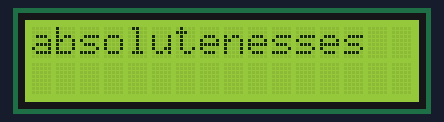
Simulated run of this sketch. Board: Arduino Uno, built with avr-gcc and run on an emulated ATmega328P. Shown: 16×2 character LCD.

Above: at 0.24 s.
At 1.3 s:
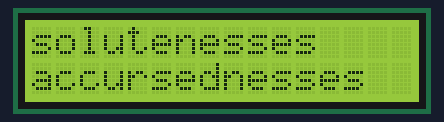
At 6.32 s:
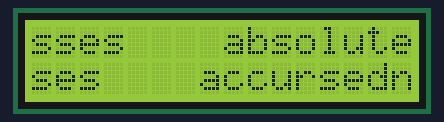
At 11.4 s:
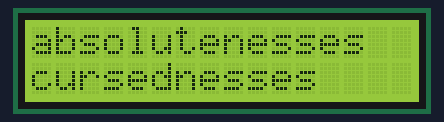
At 12.0 s:
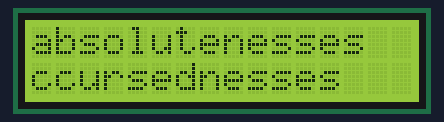
At 12.9 s:
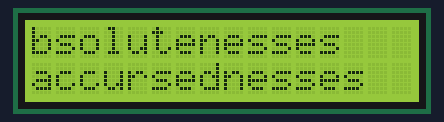

Measured:
- by itself, everything shown: repeats every 12.2 s, in 36 steps
- what the display in image 1 shows lasts 0.6 s, from 1.3 s to 1.9 s

The sketch:

Arduino_project_LCD_4_individualLineScroll.ino
```cpp
// found some code here, which lacks the looping feature I am after:
// http://www.instructables.com/id/Scroll-a-Single-LCD-Line-In-How-to/

#include <LiquidCrystal.h>
LiquidCrystal lcd(2, 3, 8, 9, 10, 11);

String word1 = "absolutenesses";
String word2 = "accursednesses";

String rotString1;
String rotString2;

int startingPos1 = 0;
int startingPos2 = 0;

int line1 = 0;
int line2 = 1;

int delay1 = 350;
int delay2 = 250;

int frame = 0;

void setup() {

  lcd.begin(16, 2);
  lcd.clear();

  rotString1 = word1;
  rotString2 = word2;

}

void loop() {

  scrollLineLeftward(0, 20, 0, rotString1);
  scrollLineRightward(0, 20, 1, rotString2);

  frame++;
}


void scrollLineLeftward (int startingPos, int width, int line, String scrollString) {

  if (scrollString.length() < width) {
    for (int i = 0; i <= width - scrollString.length(); i++) {
      scrollString += " ";
    }
  }

  scrollString = scrollString.substring(frame%width) + scrollString.substring(0, frame%width);
  lcd.setCursor(startingPos, line);
  lcd.print(scrollString);
  delay(delay1);

}


void scrollLineRightward (int startingPos, int width, int line, String scrollString) {

  if (scrollString.length() < width) {
    for (int i = 0; i <= width - scrollString.length(); i++) {
      scrollString += " ";
    }
  }

  lcd.setCursor(startingPos, line);
  lcd.print(scrollString);

  scrollString = scrollString.substring(width - frame%width, width) + scrollString.substring(0, width - frame%width);
  lcd.setCursor(startingPos, line);
  lcd.print(scrollString);
  delay(delay2);

}
```
